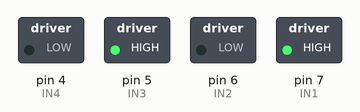
The sketch below on a simulated Arduino Uno, built with avr-gcc and run on an emulated ATmega328P. Shown: switched loads named in the sketch (green lamp = pin HIGH).

Above: at 0.1 s.
Timing chart, 0 to 1.6 s (numbered marks = the images above):
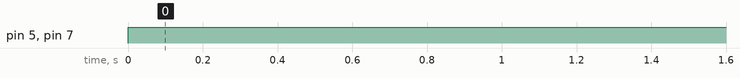

Measured:
- by itself, pin 5 (IN3), pin 7 (IN1): LOW → HIGH at 0.00 s

The sketch:

2018-01-10.ino
```cpp
/**
 * Credit to http://mertarduinotutorial.blogspot.tw/2017/02/arduino-tutorial-28-dc-motor-control.html
 */

const int IN1 = 7;
const int IN2 = 6;
const int IN3 = 5;
const int IN4 = 4;

//const int ENA = 9;
//const int ENB = 3;


void setup() {

  pinMode (IN1, OUTPUT);
  pinMode (IN2, OUTPUT);
  pinMode (IN3, OUTPUT);
  pinMode (IN4, OUTPUT);
  //pinMode (ENA, OUTPUT);
  //pinMode (ENB, OUTPUT);
  // put your setup code here, to run once:

}

void loop() {

  //analogWrite(ENA, 255);
  //analogWrite(ENB, 255);

  digitalWrite(IN1, HIGH);
  digitalWrite(IN2, LOW);
  digitalWrite(IN3, HIGH);
  digitalWrite(IN4, LOW);

  // put your main code here, to run repeatedly:

}
```
